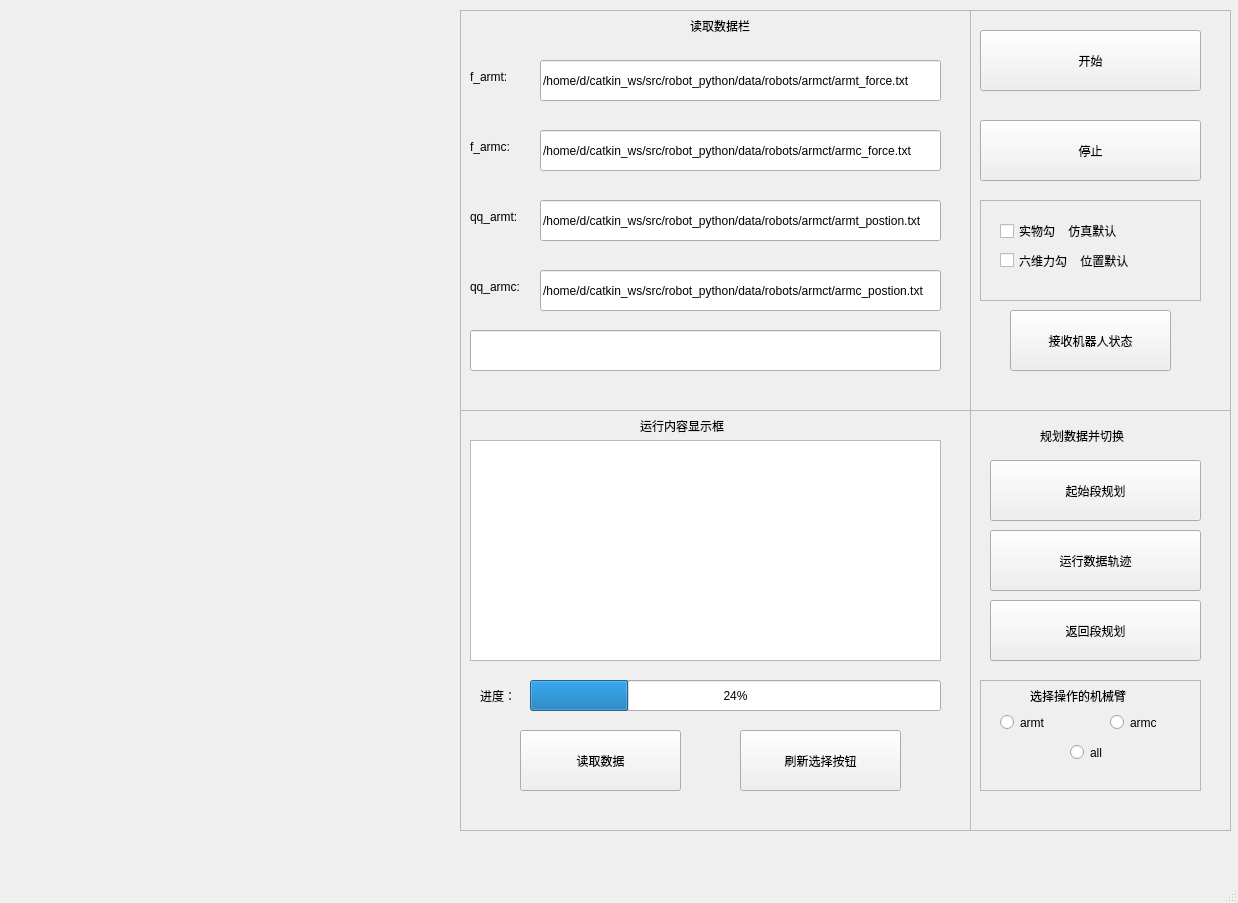
<?xml version="1.0" encoding="UTF-8"?>
<ui version="4.0">
 <class>ArmctForm3</class>
 <widget class="QMainWindow" name="ArmctForm3">
  <property name="geometry">
   <rect>
    <x>0</x>
    <y>0</y>
    <width>1238</width>
    <height>903</height>
   </rect>
  </property>
  <property name="windowTitle">
   <string>MainWindow</string>
  </property>
  <property name="iconSize">
   <size>
    <width>16</width>
    <height>16</height>
   </size>
  </property>
  <property name="animated">
   <bool>false</bool>
  </property>
  <widget class="QWidget" name="centralwidget">
   <widget class="QWidget" name="horizontalLayoutWidget">
    <property name="geometry">
     <rect>
      <x>10</x>
      <y>10</y>
      <width>451</width>
      <height>401</height>
     </rect>
    </property>
    <layout class="QHBoxLayout" name="horizontalLayout_1"/>
   </widget>
   <widget class="QWidget" name="horizontalLayoutWidget_2">
    <property name="geometry">
     <rect>
      <x>10</x>
      <y>410</y>
      <width>451</width>
      <height>421</height>
     </rect>
    </property>
    <layout class="QHBoxLayout" name="horizontalLayout_2"/>
   </widget>
   <widget class="QWidget" name="horizontalLayoutWidget_5">
    <property name="geometry">
     <rect>
      <x>460</x>
      <y>410</y>
      <width>511</width>
      <height>421</height>
     </rect>
    </property>
    <layout class="QHBoxLayout" name="horizontalLayout_5">
     <item>
      <widget class="QFrame" name="frame">
       <property name="frameShape">
        <enum>QFrame::StyledPanel</enum>
       </property>
       <property name="frameShadow">
        <enum>QFrame::Raised</enum>
       </property>
       <widget class="QTextEdit" name="textEdit">
        <property name="geometry">
         <rect>
          <x>10</x>
          <y>30</y>
          <width>471</width>
          <height>221</height>
         </rect>
        </property>
       </widget>
       <widget class="QLabel" name="label">
        <property name="geometry">
         <rect>
          <x>180</x>
          <y>0</y>
          <width>131</width>
          <height>31</height>
         </rect>
        </property>
        <property name="text">
         <string>运行内容显示框</string>
        </property>
       </widget>
       <widget class="QProgressBar" name="progressBar">
        <property name="geometry">
         <rect>
          <x>70</x>
          <y>270</y>
          <width>411</width>
          <height>31</height>
         </rect>
        </property>
        <property name="value">
         <number>24</number>
        </property>
       </widget>
       <widget class="QLabel" name="label_15">
        <property name="geometry">
         <rect>
          <x>20</x>
          <y>270</y>
          <width>51</width>
          <height>31</height>
         </rect>
        </property>
        <property name="text">
         <string>进度：</string>
        </property>
       </widget>
       <widget class="QPushButton" name="button_refresh">
        <property name="geometry">
         <rect>
          <x>280</x>
          <y>320</y>
          <width>161</width>
          <height>61</height>
         </rect>
        </property>
        <property name="text">
         <string>刷新选择按钮</string>
        </property>
        <property name="autoDefault">
         <bool>true</bool>
        </property>
       </widget>
       <widget class="QPushButton" name="button_read">
        <property name="geometry">
         <rect>
          <x>60</x>
          <y>320</y>
          <width>161</width>
          <height>61</height>
         </rect>
        </property>
        <property name="text">
         <string>读取数据</string>
        </property>
        <property name="autoDefault">
         <bool>true</bool>
        </property>
       </widget>
      </widget>
     </item>
    </layout>
   </widget>
   <widget class="QWidget" name="horizontalLayoutWidget_6">
    <property name="geometry">
     <rect>
      <x>460</x>
      <y>10</y>
      <width>511</width>
      <height>401</height>
     </rect>
    </property>
    <layout class="QHBoxLayout" name="horizontalLayout_6">
     <item>
      <widget class="QFrame" name="frame_4">
       <property name="frameShape">
        <enum>QFrame::StyledPanel</enum>
       </property>
       <property name="frameShadow">
        <enum>QFrame::Raised</enum>
       </property>
       <widget class="QLineEdit" name="lineEdit_qq_armt">
        <property name="geometry">
         <rect>
          <x>80</x>
          <y>190</y>
          <width>401</width>
          <height>41</height>
         </rect>
        </property>
        <property name="text">
         <string>/home/d/catkin_ws/src/robot_python/data/robots/armct/armt_postion.txt</string>
        </property>
       </widget>
       <widget class="QLineEdit" name="lineEdit_path">
        <property name="geometry">
         <rect>
          <x>10</x>
          <y>320</y>
          <width>471</width>
          <height>41</height>
         </rect>
        </property>
        <property name="text">
         <string/>
        </property>
       </widget>
       <widget class="QLabel" name="label_32">
        <property name="geometry">
         <rect>
          <x>10</x>
          <y>260</y>
          <width>71</width>
          <height>33</height>
         </rect>
        </property>
        <property name="text">
         <string>qq_armc:</string>
        </property>
       </widget>
       <widget class="QLineEdit" name="lineEdit_qq_armc">
        <property name="geometry">
         <rect>
          <x>80</x>
          <y>260</y>
          <width>401</width>
          <height>41</height>
         </rect>
        </property>
        <property name="text">
         <string>/home/d/catkin_ws/src/robot_python/data/robots/armct/armc_postion.txt</string>
        </property>
       </widget>
       <widget class="QLabel" name="label_31">
        <property name="geometry">
         <rect>
          <x>10</x>
          <y>190</y>
          <width>71</width>
          <height>33</height>
         </rect>
        </property>
        <property name="text">
         <string>qq_armt:</string>
        </property>
       </widget>
       <widget class="QLineEdit" name="lineEdit_f_armt">
        <property name="geometry">
         <rect>
          <x>80</x>
          <y>50</y>
          <width>401</width>
          <height>41</height>
         </rect>
        </property>
        <property name="text">
         <string>/home/d/catkin_ws/src/robot_python/data/robots/armct/armt_force.txt</string>
        </property>
       </widget>
       <widget class="QLineEdit" name="lineEdit_f_armc">
        <property name="geometry">
         <rect>
          <x>80</x>
          <y>120</y>
          <width>401</width>
          <height>41</height>
         </rect>
        </property>
        <property name="text">
         <string>/home/d/catkin_ws/src/robot_python/data/robots/armct/armc_force.txt</string>
        </property>
       </widget>
       <widget class="QLabel" name="label_33">
        <property name="geometry">
         <rect>
          <x>10</x>
          <y>50</y>
          <width>71</width>
          <height>33</height>
         </rect>
        </property>
        <property name="text">
         <string>f_armt:</string>
        </property>
       </widget>
       <widget class="QLabel" name="label_34">
        <property name="geometry">
         <rect>
          <x>10</x>
          <y>120</y>
          <width>61</width>
          <height>33</height>
         </rect>
        </property>
        <property name="text">
         <string>f_armc:</string>
        </property>
       </widget>
       <widget class="QLabel" name="label_19">
        <property name="geometry">
         <rect>
          <x>230</x>
          <y>0</y>
          <width>81</width>
          <height>31</height>
         </rect>
        </property>
        <property name="text">
         <string>读取数据栏</string>
        </property>
       </widget>
      </widget>
     </item>
    </layout>
   </widget>
   <widget class="QWidget" name="verticalLayoutWidget">
    <property name="geometry">
     <rect>
      <x>970</x>
      <y>410</y>
      <width>261</width>
      <height>421</height>
     </rect>
    </property>
    <layout class="QVBoxLayout" name="verticalLayout">
     <item>
      <widget class="QFrame" name="frame_6">
       <property name="frameShape">
        <enum>QFrame::StyledPanel</enum>
       </property>
       <property name="frameShadow">
        <enum>QFrame::Raised</enum>
       </property>
       <widget class="QLabel" name="label_3">
        <property name="geometry">
         <rect>
          <x>70</x>
          <y>10</y>
          <width>111</width>
          <height>31</height>
         </rect>
        </property>
        <property name="text">
         <string>规划数据并切换</string>
        </property>
       </widget>
       <widget class="QPushButton" name="button_plan_init">
        <property name="geometry">
         <rect>
          <x>20</x>
          <y>50</y>
          <width>211</width>
          <height>61</height>
         </rect>
        </property>
        <property name="text">
         <string>起始段规划</string>
        </property>
        <property name="autoDefault">
         <bool>true</bool>
        </property>
       </widget>
       <widget class="QPushButton" name="button_plan_data">
        <property name="geometry">
         <rect>
          <x>20</x>
          <y>120</y>
          <width>211</width>
          <height>61</height>
         </rect>
        </property>
        <property name="text">
         <string>运行数据轨迹</string>
        </property>
        <property name="autoDefault">
         <bool>true</bool>
        </property>
       </widget>
       <widget class="QPushButton" name="button_plan_home">
        <property name="geometry">
         <rect>
          <x>20</x>
          <y>190</y>
          <width>211</width>
          <height>61</height>
         </rect>
        </property>
        <property name="text">
         <string>返回段规划</string>
        </property>
        <property name="autoDefault">
         <bool>true</bool>
        </property>
       </widget>
       <widget class="QFrame" name="frame_2">
        <property name="geometry">
         <rect>
          <x>10</x>
          <y>270</y>
          <width>221</width>
          <height>111</height>
         </rect>
        </property>
        <property name="frameShape">
         <enum>QFrame::StyledPanel</enum>
        </property>
        <property name="frameShadow">
         <enum>QFrame::Raised</enum>
        </property>
        <widget class="QLabel" name="label_18">
         <property name="geometry">
          <rect>
           <x>50</x>
           <y>0</y>
           <width>151</width>
           <height>31</height>
          </rect>
         </property>
         <property name="text">
          <string>选择操作的机械臂</string>
         </property>
        </widget>
        <widget class="QRadioButton" name="radioButton_robot1">
         <property name="geometry">
          <rect>
           <x>20</x>
           <y>30</y>
           <width>71</width>
           <height>25</height>
          </rect>
         </property>
         <property name="text">
          <string>armt</string>
         </property>
        </widget>
        <widget class="QRadioButton" name="radioButton_robot2">
         <property name="geometry">
          <rect>
           <x>130</x>
           <y>30</y>
           <width>71</width>
           <height>25</height>
          </rect>
         </property>
         <property name="text">
          <string>armc</string>
         </property>
        </widget>
        <widget class="QRadioButton" name="radioButton_all">
         <property name="geometry">
          <rect>
           <x>90</x>
           <y>60</y>
           <width>51</width>
           <height>25</height>
          </rect>
         </property>
         <property name="text">
          <string>all</string>
         </property>
        </widget>
       </widget>
      </widget>
     </item>
    </layout>
   </widget>
   <widget class="QWidget" name="verticalLayoutWidget_2">
    <property name="geometry">
     <rect>
      <x>970</x>
      <y>10</y>
      <width>261</width>
      <height>401</height>
     </rect>
    </property>
    <layout class="QVBoxLayout" name="verticalLayout_2">
     <item>
      <widget class="QFrame" name="frame_5">
       <property name="frameShape">
        <enum>QFrame::StyledPanel</enum>
       </property>
       <property name="frameShadow">
        <enum>QFrame::Raised</enum>
       </property>
       <widget class="QPushButton" name="button_begin">
        <property name="geometry">
         <rect>
          <x>10</x>
          <y>20</y>
          <width>221</width>
          <height>61</height>
         </rect>
        </property>
        <property name="text">
         <string>开始</string>
        </property>
        <property name="iconSize">
         <size>
          <width>16</width>
          <height>16</height>
         </size>
        </property>
        <property name="autoRepeat">
         <bool>false</bool>
        </property>
        <property name="autoExclusive">
         <bool>false</bool>
        </property>
        <property name="autoRepeatDelay">
         <number>400</number>
        </property>
        <property name="autoRepeatInterval">
         <number>200</number>
        </property>
        <property name="autoDefault">
         <bool>true</bool>
        </property>
        <property name="flat">
         <bool>false</bool>
        </property>
       </widget>
       <widget class="QPushButton" name="button_stop">
        <property name="geometry">
         <rect>
          <x>10</x>
          <y>110</y>
          <width>221</width>
          <height>61</height>
         </rect>
        </property>
        <property name="text">
         <string>停止</string>
        </property>
        <property name="autoDefault">
         <bool>true</bool>
        </property>
       </widget>
       <widget class="QWidget" name="layoutWidget_2">
        <property name="geometry">
         <rect>
          <x>10</x>
          <y>190</y>
          <width>221</width>
          <height>101</height>
         </rect>
        </property>
        <layout class="QVBoxLayout" name="verticalLayout_4">
         <item>
          <widget class="QFrame" name="frame_8">
           <property name="frameShape">
            <enum>QFrame::StyledPanel</enum>
           </property>
           <property name="frameShadow">
            <enum>QFrame::Raised</enum>
           </property>
           <widget class="QCheckBox" name="checkBox_real">
            <property name="geometry">
             <rect>
              <x>20</x>
              <y>20</y>
              <width>161</width>
              <height>22</height>
             </rect>
            </property>
            <property name="text">
             <string>实物勾    仿真默认</string>
            </property>
           </widget>
           <widget class="QCheckBox" name="checkBox_force">
            <property name="geometry">
             <rect>
              <x>20</x>
              <y>50</y>
              <width>161</width>
              <height>21</height>
             </rect>
            </property>
            <property name="text">
             <string>六维力勾    位置默认</string>
            </property>
           </widget>
          </widget>
         </item>
        </layout>
       </widget>
       <widget class="QPushButton" name="button_receive">
        <property name="geometry">
         <rect>
          <x>40</x>
          <y>300</y>
          <width>161</width>
          <height>61</height>
         </rect>
        </property>
        <property name="text">
         <string>接收机器人状态</string>
        </property>
        <property name="autoDefault">
         <bool>true</bool>
        </property>
       </widget>
      </widget>
     </item>
    </layout>
   </widget>
  </widget>
  <widget class="QMenuBar" name="menubar">
   <property name="geometry">
    <rect>
     <x>0</x>
     <y>0</y>
     <width>1238</width>
     <height>31</height>
    </rect>
   </property>
   <property name="defaultUp">
    <bool>false</bool>
   </property>
  </widget>
  <widget class="QStatusBar" name="statusbar"/>
 </widget>
 <resources/>
 <connections/>
</ui>
